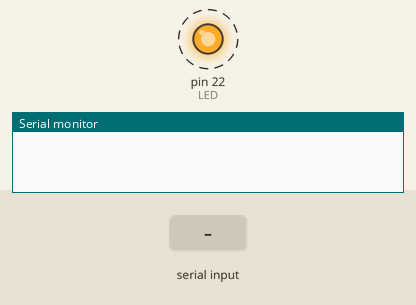
Bench run of a sketch on a simulated Arduino Mega 2560, built with avr-gcc and run on an emulated ATmega2560. Parts: output pins drawn as LEDs (lit = HIGH), the last lines printed to the serial monitor. Dashed ring = blinking. Inputs (shaded band) come from the test bench.

Above: at 1.25 s.
1.3 s: "1" received over Serial
At 2.3 s:
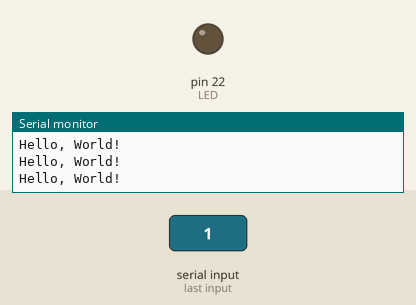
Timing chart, 0 to 4.3 s (numbered marks = the images above; inputs shaded):
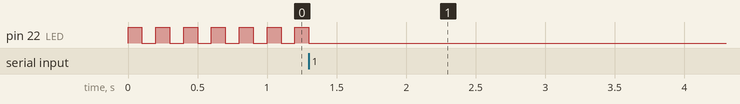

Measured:
- after the input at 1.3 s, pin 22 (LED): goes on until 1.3 s, then stays LOW
- by itself, pin 22 (LED): alternates HIGH for 0.10 s and LOW for 0.10 s

The sketch:

if_while_serial.ino
```cpp
int LED = 22;
void setup() {
  Serial.begin(115200);                 //Начинаем передачу на скорости 115200
  pinMode(LED, OUTPUT);                 //№ ножки к которой подключен диод и выход
}

void loop() {
  if (Serial.available() != 0) {        //Если есть подключение по SERIAL, то
    Serial.println("Hello, World!");    //Запись в порт Hello, World!
    delay(100);                         //задержка - 100 мс
  }
  else {
    digitalWrite(LED, HIGH);            //Включаем светодиод
    delay(100);                         //задержка - 100 мс
    digitalWrite(LED, LOW);             //Выключаем светодиод
    delay(100);                         //задержка - 100 мс
  }
}
```
